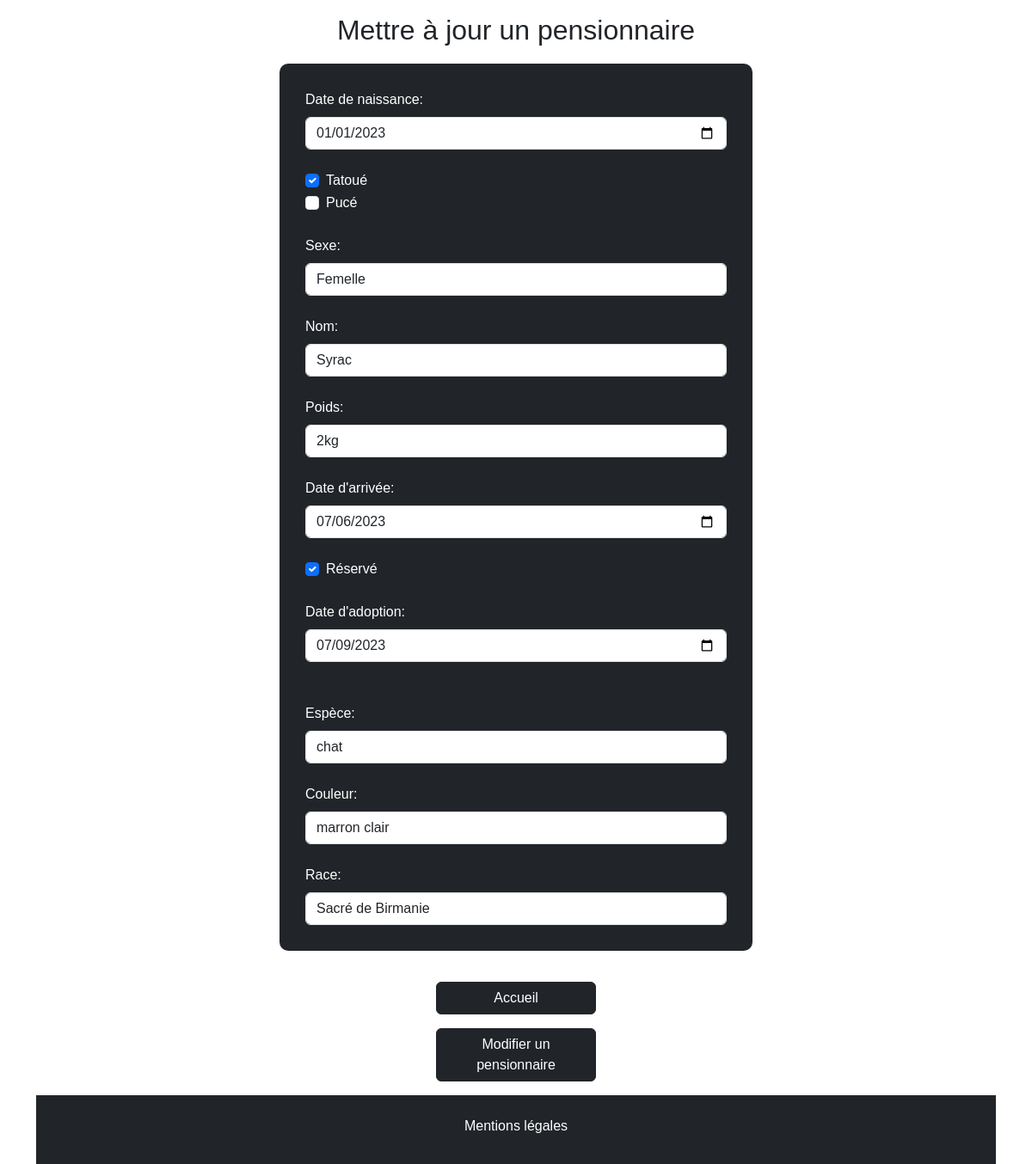
Screenshot of /controllers/controller-update.php?id=9 with the database file from the repository.
### tables this page shows
CREATE TABLE `animal` (
  `id` int NOT NULL,
  `date_of_birth` date NOT NULL,
  `tatoo` tinyint(1) NOT NULL,
  `chip` tinyint(1) NOT NULL,
  `sex` varchar(25) NOT NULL,
  `name` varchar(25) NOT NULL,
  `weight` varchar(25) NOT NULL,
  `arrival_date` date NOT NULL,
  `reserved` tinyint(1) NOT NULL,
  `adoption_date` date NOT NULL,
  `id_Specie` int NOT NULL,
  `id_Color` int NOT NULL,
  `id_Breed` int NOT NULL,
  `img` varchar(255) DEFAULT NULL,
  `description` varchar(255) DEFAULT NULL
);

### controllers/controller-update.php (called while the page is built, shortened)
<?php
require_once "../helpers/Database.php";
require_once "../models/Animal.php";
if (isset($_GET['id']) && !empty($_GET['id'])) {
    $id = $_GET['id'];
    $animal = Animal::getAnimalById($id);
} else {
    header("Location: ../controllers/controller-accueil.php");
    exit;
}
include "../views/update.php";
?>

### models/Animal.php (called while the page is built, shortened)
<?php
class Animal
{
    public static function getAnimalById()
    {
        $dbh = Database::getInstancePDO();
        $id = $_GET['id'];
        $stmt = $dbh->prepare("SELECT * FROM animal WHERE id = :id");
        $stmt->bindParam(':id', $id, PDO::PARAM_INT);
        $stmt->execute();
        return $stmt->fetchAll(PDO::FETCH_ASSOC);
    }
}

### helpers/Database.php (called while the page is built, shortened)
<?php
class Database
{
    private static $instance;
    private function __construct()
    {
        try {
            $this->dbh = new PDO("mysql:host=" . HOST . ";dbname=" . DATABASE, USER_DATABASE, PASSWORD_DATABASE);
        } catch (PDOException $e) {
            die("Erreur de connexion à la base de données : " . $e->getMessage());
        }
    }
    public static function getInstancePDO()
    {
        if (self::$instance === null) {
            self::$instance = new Database();
        }
        return self::$instance->dbh;
    }
}

### views/update.php (the view, shortened to what this page needs)
<?php include "templates/head.php"; ?>
<div class="container">
    <h2 class="text-center my-3">Mettre à jour un pensionnaire</h2>
    <form method="post" class="form-inline">
        <div class="form-group">
            <label for="date_of_birth" class="mb-2">Date de naissance:</label>
            <input type="date" name="date_of_birth" id="date_of_birth" class="form-control" value="<?php echo $animal[0]['date_of_birth']; ?>" required>
        </div>
        <br>
        <div class="form-check">
            <input type="checkbox" name="tatoo" id="tatoo" value="1" class="form-check-input" <?php echo $animal[0]['tatoo'] ? 'checked' : ''; ?>>
            <label for="tatoo" class="form-check-label">Tatoué</label>
        </div>
        <div class="form-check">
            <input type="checkbox" name="chip" id="chip" value="1" class="form-check-input" <?php echo $animal[0]['chip'] ? 'checked' : ''; ?>>
            <label for="chip" class="form-check-label">Pucé</label>
        </div>
        <br>
        <div class="form-group">
            <label for="sex" class="mb-2">Sexe:</label>
            <select name="sex" id="sex" class="form-control">
                <option value="female" <?php echo ($animal[0]['sex'] === 'female') ? 'selected' : ''; ?>>Femelle</option>
            </select>
            <br>
        </div>
        <div class="form-group">
            <label for="name" class="mb-2">Nom:</label>
            <input type="text" name="name" id="name" class="form-control" value="<?php echo $animal[0]['name']; ?>" required>
        </div>
        <br>
        <div class="form-group">
            <label for="weight" class="mb-2">Poids:</label>
            <input type="text" name="weight" id="weight" class="form-control" value="<?php echo $animal[0]['weight']; ?>">
        </div>
        <br>
        <div class="form-group">
            <label for="arrival_date" class="mb-2">Date d'arrivée:</label>
            <input type="date" name="arrival_date" id="arrival_date" class="form-control" value="<?php echo $animal[0]['arrival_date']; ?>">
        </div>
        <br>
        <div class="form-check">
            <input type="checkbox" name="reserved" id="reserved" value="1" class="form-check-input" <?php echo $animal[0]['reserved'] ? 'checked' : ''; ?>>
            <label for="reserved" class="form-check-label">Réservé</label>
        </div>
        <br>
        <div class="form-group">
            <label for="adoption_date" class="mb-2">Date d'adoption:</label>
            <input type="date" name="adoption_date" id="adoption_date" class="form-control" value="<?php echo $animal[0]['adoption_date']; ?>">
        </div>
        <br>
        <br>
        <div class="form-group">
            <label for="id_Specie" class="mb-2">Espèce:</label>
            <select name="id_Specie" id="id_Specie" class="form-control">
                <?php
                $stmt = Database::getInstancePDO()->prepare("SELECT id, name FROM specie");
                $stmt->execute();
                while ($row = $stmt->fetch(PDO::FETCH_ASSOC)) {
                    $selected = ($row['id'] === $animal[0]['id_Specie']) ? 'selected' : '';
                    echo "<option value=\"" . $row['id'] . "\" $selected>" . $row['name'] . "</option>";
                }
                ?>
            </select>
        </div>
        <br>
        <div class="form-group">
            <label for="id_Color" class="mb-2">Couleur:</label>
            <select name="id_Color" id="id_Color" class="form-control">
                <?php
                $stmt = Database::getInstancePDO()->prepare("SELECT id, name FROM color");
                $stmt->execute();
                while ($row = $stmt->fetch(PDO::FETCH_ASSOC)) {
                    echo "<option value=\"" . $row['id'] . "\">" . $row['name'] . "</option>";
                }
                ?>
            </select>
        </div>
        <br>
        <div class="form-group">
            <label for="id_Breed" class="mb-2">Race:</label>
            <select name="id_Breed" id="id_Breed" class="form-control">
                <?php
                $stmt = Database::getInstancePDO()->prepare("SELECT id, name FROM breed");
                $stmt->execute();
                while ($row = $stmt->fetch(PDO::FETCH_ASSOC)) {
                    echo "<option value=\"" . $row['id'] . "\">" . $row['name'] . "</option>";
                }
                ?>
            </select>
    </form>
</div>
<div class="row flex-column align-items-center mx-0 py-2">
    <a class="btn btn-dark col-lg-2 col-8 my-2" href="../controllers/controller-accueil.php">Accueil</a>
    <a class="btn btn-dark col-lg-2 col-8 my-2" href="../controllers/controller-update.php">Modifier un pensionnaire</a>
</div>
<?php include "templates/footer.php" ?>

### assets/css/style.css (style rules this page uses)
body { font-family: Verdana, Geneva, Tahoma, sans-serif; }
h2 { text-align: center; }
form { max-width: 550px; margin: 20px auto; padding: 30px; background-color: #212529; border-radius: 10px; color: white; }

### rows the page displays
animal: date_of_birth "01/01/2023", tatoo "☑", sex "Femelle", name "Syrac", weight "2kg", arrival_date "07/06/2023", reserved "☑", adoption_date "07/09/2023"

### other values shown
form field id_Specie "chat"
form field id_Color "marron clair"
form field id_Breed "Sacré de Birmanie"
